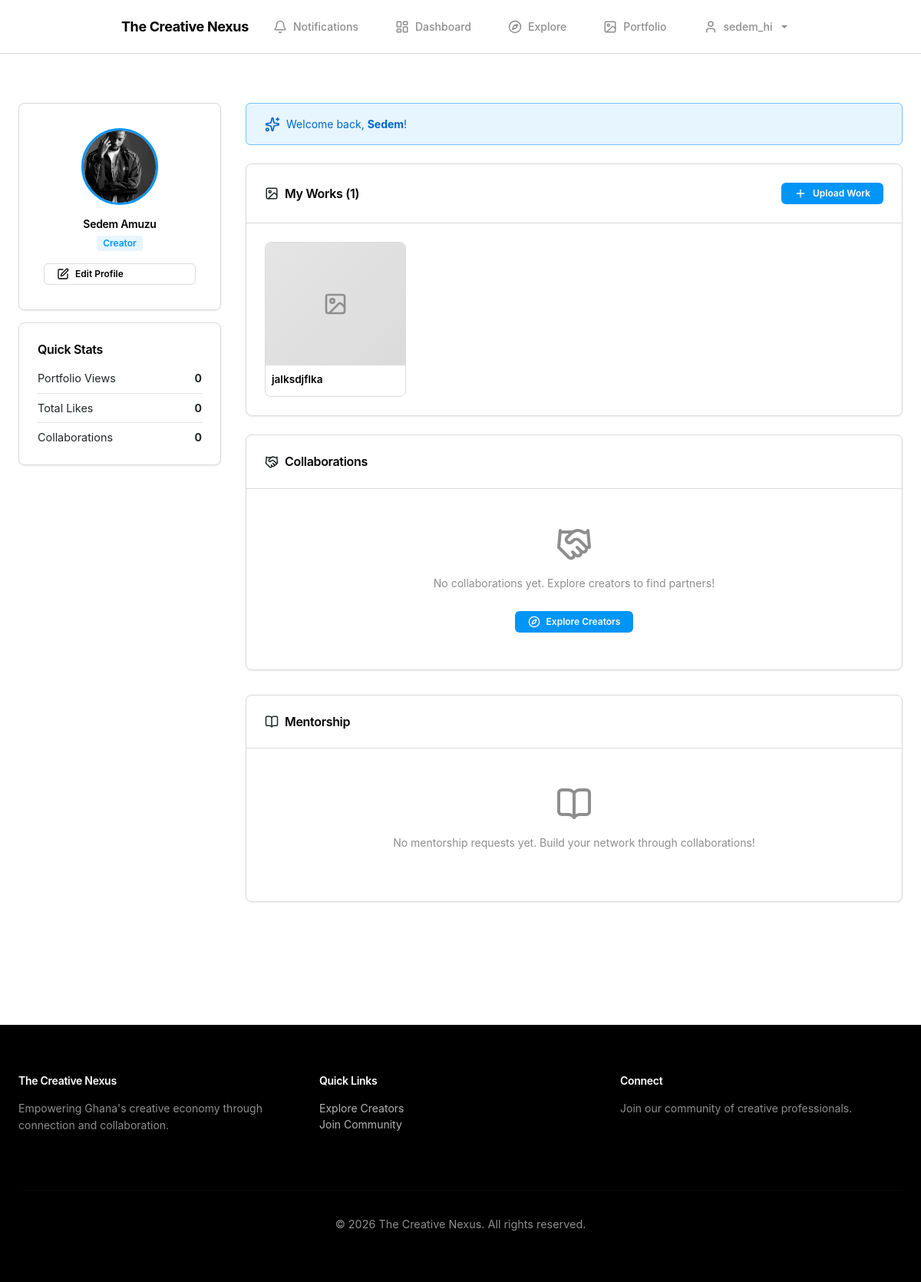
/dashboard/ (signed in), run on an earlier commit of the app's database.
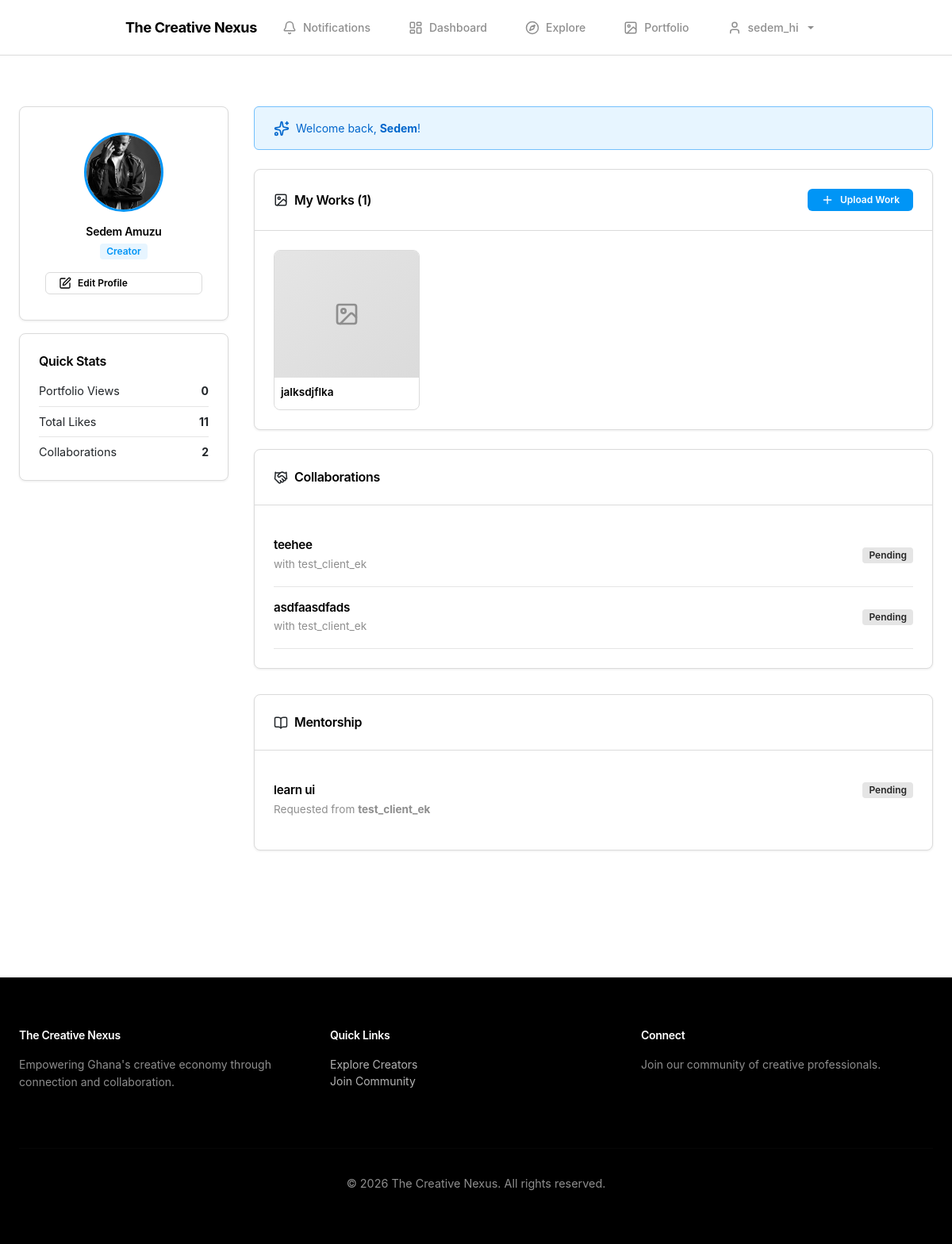
And on a later commit of the database.
### core/models.py (models this page shows, shortened)
class Portfolio(models.Model):
    CATEGORY_CHOICES = (
        ('visual_arts', 'Visual Arts'),
        ('design', 'Design'),
        ('animation', 'Animation'),
        ('photography', 'Photography'),
        ('filmmaking', 'Filmmaking'),
        ('music', 'Music'),
        ('writing', 'Writing'),
        ('tech', 'Technology'),
        ('mixed_media', 'Mixed Media'),
        ('other', 'Other'),
    )
    creator = models.OneToOneField(
        settings.AUTH_USER_MODEL, on_delete=models.CASCADE, related_name='portfolio')
    title = models.CharField(max_length=255)
    description = models.TextField()
    category = models.CharField(
        max_length=50, choices=CATEGORY_CHOICES, default='other', blank=True)
    cover_image = models.ImageField(
        upload_to='portfolio_covers/', blank=True, null=True)
    featured_work = models.ForeignKey(
        'CreativeWork', on_delete=models.SET_NULL, null=True, blank=True, related_name='featured_in')
    total_views = models.PositiveIntegerField(default=0)
    total_likes = models.PositiveIntegerField(default=0)
    created_at = models.DateTimeField(auto_now_add=True)
    updated_at = models.DateTimeField(auto_now=True)
    class Meta:
        ordering = ['-updated_at']

class CreativeWork(models.Model):
    WORK_TYPE_CHOICES = (
        ('digital_art', 'Digital Art'),
        ('graphic_design', 'Graphic Design'),
        ('animation', 'Animation'),
        ('photography', 'Photography'),
        ('video', 'Video'),
        ('music', 'Music'),
        ('writing', 'Writing'),
        ('other', 'Other'),
    )
    creator = models.ForeignKey(
        settings.AUTH_USER_MODEL, on_delete=models.CASCADE, related_name='works')
    portfolio = models.ForeignKey(
        Portfolio, on_delete=models.CASCADE, related_name='works')
    title = models.CharField(max_length=255)
    description = models.TextField()
    work_type = models.CharField(max_length=50, choices=WORK_TYPE_CHOICES)
    file = models.FileField(upload_to='creative_works/',
                            validators=[validate_file_size])
    thumbnail = models.ImageField(
        upload_to='thumbnails/', blank=True, null=True)
    is_featured = models.BooleanField(default=False)
    views = models.IntegerField(default=0)
    likes = models.PositiveIntegerField(default=0)
    liked_by = models.ManyToManyField(
        settings.AUTH_USER_MODEL, related_name='liked_works', blank=True)
    created_at = models.DateTimeField(auto_now_add=True)
    updated_at = models.DateTimeField(auto_now=True)
    class Meta:
        ordering = ['-created_at']

class Collaboration(models.Model):
    creator = models.ForeignKey(
        settings.AUTH_USER_MODEL,
        on_delete=models.CASCADE,
        related_name='collaborations_initiated'
    )
    collaborator = models.ForeignKey(
        settings.AUTH_USER_MODEL,
        on_delete=models.CASCADE,
        related_name='collaborations_received'
    )
    title = models.CharField(max_length=255)
    description = models.TextField()
    status = models.CharField(
        max_length=20, choices=COLLABORATION_STATUS_CHOICES, default='pending')
    required_skills = models.TextField(
        blank=True, null=True, help_text="Comma-separated required skills")
    timeline = models.CharField(max_length=100, blank=True, null=True)
    budget_range = models.CharField(max_length=100, blank=True, null=True)
    created_at = models.DateTimeField(auto_now_add=True)
    updated_at = models.DateTimeField(auto_now=True)
    responded_at = models.DateTimeField(blank=True, null=True)
    class Meta:
        ordering = ['-created_at']

class MentorshipRequest(models.Model):
    mentor = models.ForeignKey(
        settings.AUTH_USER_MODEL,
        on_delete=models.CASCADE,
        related_name='mentorship_requests_received'
    )
    mentee = models.ForeignKey(
        settings.AUTH_USER_MODEL,
        on_delete=models.CASCADE,
        related_name='mentorship_requests_sent'
    )
    title = models.CharField(max_length=255)
    description = models.TextField()
    status = models.CharField(
        max_length=20, choices=MENTORSHIP_STATUS_CHOICES, default='pending')
    skills_to_learn = models.TextField(
        blank=True, null=True, help_text="Comma-separated skills mentee wants to learn")
    experience_level = models.CharField(
        max_length=20,
        choices=[
            ('beginner', 'Beginner'),
            ('intermediate', 'Intermediate'),
            ('advanced', 'Advanced'),
        ],
        default='beginner'
    )
    created_at = models.DateTimeField(auto_now_add=True)
    updated_at = models.DateTimeField(auto_now=True)
    responded_at = models.DateTimeField(blank=True, null=True)
    class Meta:
        ordering = ['-created_at']
        unique_together = ('mentor', 'mentee')

### accounts/models.py (models this page shows, shortened)
class CustomUser(AbstractUser):
    email = models.EmailField(unique=True)
    email_verified = models.BooleanField(default=False)
    email_verification_token = models.CharField(
        max_length=255, blank=True, null=True)
    created_at = models.DateTimeField(auto_now_add=True)
    updated_at = models.DateTimeField(auto_now=True)
    class Meta:
        ordering = ['-created_at']

### core/template_views.py (the view)
# urls.py: path('dashboard/', dashboard, name='dashboard'),
@login_required(login_url='login')
def dashboard(request):
    user = request.user
    profile, _ = UserProfile.objects.get_or_create(user=user)
    try:
        portfolio = Portfolio.objects.get(creator=user)
    except Portfolio.DoesNotExist:
        portfolio = None
    my_works = CreativeWork.objects.filter(creator=user)
    collaborations = Collaboration.objects.filter(
        creator=user) | Collaboration.objects.filter(collaborator=user)
    unread_notifications = Notification.objects.filter(
        recipient=user, is_read=False)
    mentorship_requests = MentorshipRequest.objects.filter(
        mentor=user) | MentorshipRequest.objects.filter(mentee=user)
    context = {
        'portfolio': portfolio,
        'my_works': my_works,
        'collaborations': collaborations,
        'unread_notifications': unread_notifications,
        'mentorship_requests': mentorship_requests
    }
    return render(request, 'core/dashboard.html', context)

### accounts/models.py (called while the page is built)
    def get_role_display(self):
        return dict(ROLE_CHOICES).get(self.role, 'Unknown')

### templates/core/dashboard.html (shortened to what the changed rows need)
{% extends 'base.html' %}
{% block content %}
<section style="padding: var(--space-3xl) 0;">
    <div class="container-premium">
        <div class="row" style="--bs-gutter-x: var(--space-xl);">
            <div class="col-lg-3 mb-4">
                <div class="card mt-3">
                    <div class="card-body" style="padding: var(--space-lg);">
                        <div style="display: flex; justify-content: space-between; margin-bottom: var(--space-sm); padding-bottom: var(--space-sm); border-bottom: 1px solid var(--color-border-light);">
                            <span style="font-size: 0.9rem;">Portfolio Views</span>
                            <strong>{{ portfolio.total_views|default:0 }}</strong>
                        </div>
                        <div style="display: flex; justify-content: space-between; margin-bottom: var(--space-sm); padding-bottom: var(--space-sm); border-bottom: 1px solid var(--color-border-light);">
                            <span style="font-size: 0.9rem;">Total Likes</span>
                            <strong>{{ portfolio.total_likes|default:0 }}</strong>
                        </div>
                        <div style="display: flex; justify-content: space-between;">
                            <span style="font-size: 0.9rem;">Collaborations</span>
                            <strong>{{ collaborations.count }}</strong>
                        </div>
                    </div>
                </div>
            </div>
            <div class="col-lg-9">
                <div class="card mb-4">
                    <div class="card-body" style="padding: var(--space-lg);">
                        {% if my_works %}
                            <div class="gallery-grid" style="grid-template-columns: repeat(auto-fill, minmax(160px, 1fr));">
                                {% for work in my_works %}
                                    <div class="gallery-card">
                                        {% if work.thumbnail %}
                                            <img src="{{ work.thumbnail.url }}" alt="{{ work.title }}" class="gallery-card-img" style="height: 160px;">
                                        {% else %}
                                            <div class="gallery-card-img" style="height: 160px; display: flex; align-items: center; justify-content: center; background: linear-gradient(135deg, var(--color-border-light), var(--color-border));">
                                                <i data-lucide="image" style="width: 32px; height: 32px; color: var(--color-text-muted);"></i>
                                            </div>
                                        {% endif %}
                                        <div class="gallery-card-body" style="padding: var(--space-sm);">
                                            <div class="gallery-card-title" style="font-size: 0.85rem;">{{ work.title|truncatewords:3 }}</div>
                                        </div>
                                    </div>
                                {% endfor %}
                            </div>
                        {% else %}
                            <div class="text-center py-4">
                                <i data-lucide="image-off" style="width: 48px; height: 48px; color: var(--color-text-muted); margin-bottom: var(--space-md);"></i>
                                <p>No works uploaded yet. Start building your portfolio!</p>
                            </div>
                        {% endif %}
                    </div>
                </div>
                <div class="card">
                    <div class="card-body" style="padding: var(--space-lg);">
                        {% if collaborations %}
                            <div class="list-group list-group-flush">
                                {% for collab in collaborations|slice:":5" %}
                                    <div class="list-group-item d-flex justify-content-between align-items-center" style="padding: var(--space-md) 0; border-bottom: 1px solid var(--color-border-light);">
                                        <div>
                                            <h6 style="margin-bottom: var(--space-xs); font-size: 0.95rem;">{{ collab.title }}</h6>
                                            <p style="margin: 0; font-size: 0.85rem;">with {{ collab.collaborator.username }}</p>
                                        </div>
                                        <span class="badge {% if collab.status == 'accepted' %}badge-accent{% else %}badge-secondary{% endif %}">
                                            {{ collab.get_status_display }}
                                        </span>
                                    </div>
                                {% endfor %}
                            </div>
                        {% else %}
                            <div class="text-center py-4">
                                <i data-lucide="handshake" style="width: 48px; height: 48px; color: var(--color-text-muted); margin-bottom: var(--space-md);"></i>
                                <p>No collaborations yet. Explore creators to find partners!</p>
                                <a href="{% url 'explore' %}" class="btn btn-primary btn-sm mt-2">
                                    <i data-lucide="compass" style="width: 16px; height: 16px;"></i>
                                    Explore Creators
                                </a>
                            </div>
                        {% endif %}
                    </div>
                </div>
                <div class="card" style="margin-top: var(--space-xl);">
                    <div class="card-body" style="padding: var(--space-lg);">
                        {% if mentorship_requests %}
                            <div class="list-group list-group-flush">
                                {% for mentor_req in mentorship_requests|slice:":5" %}
                                    <div class="list-group-item" style="padding: var(--space-md) 0; border-bottom: 1px solid var(--color-border-light); {% if forloop.last %}border-bottom: none;{% endif %}">
                                        <div style="display: flex; justify-content: space-between; align-items: start;">
                                            <div style="flex: 1;">
                                                <h6 style="margin-bottom: var(--space-xs); font-size: 0.95rem;">{{ mentor_req.title }}</h6>
                                                <p style="margin: 0; font-size: 0.85rem; color: var(--color-text-muted);">
                                                    {% if mentor_req.mentor == user %}
                                                        Request from <strong>{{ mentor_req.mentee.username }}</strong>
                                            {% else %}
                                                        Requested from <strong>{{ mentor_req.mentor.username }}</strong>
                                                    {% endif %}
                                                </p>
                                            </div>
                                            <span class="badge {% if mentor_req.status == 'accepted' %}badge-accent{% elif mentor_req.status == 'pending' %}badge-secondary{% else %}badge-danger{% endif %}" style="margin-left: var(--space-sm);">
                                                {{ mentor_req.get_status_display }}
                                            </span>
                                        </div>
                                    </div>
                                {% endfor %}
                            </div>
                        {% else %}
                            <div class="text-center py-4">
                                <i data-lucide="book-open" style="width: 48px; height: 48px; color: var(--color-text-muted); margin-bottom: var(--space-md);"></i>
                                <p>No mentorship requests yet. Build your network through collaborations!</p>
                            </div>
                        {% endif %}
                    </div>
                </div>
            </div>
        </div>
    </div>
</section>
{% endblock %}

What changed in the data, as far as the page shows it:
changed Portfolio: total_likes "0" → "11"
added Collaboration: title "teehee", collaborator.username "test_client_ek", status "Pending"
added Collaboration: title "asdfaasdfads", collaborator.username "test_client_ek", status "Pending"
added MentorshipRequest: title "learn ui", mentor.username "test_client_ek", status "Pending"
Also different on the page:
{{ collaborations.count }}: "0" → "2"
text no longer shown: "No collaborations yet. Explore creators to find partners! Explore Creators No mentorship requests yet. Build your network through collaborations!"
